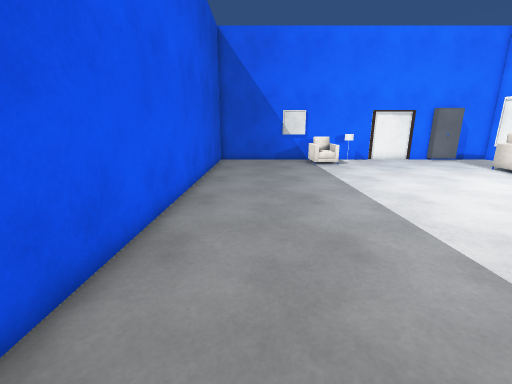
[1] (above)

16 first-person views from a walk through a Unity game level. The camera is 1.3 m above the floor, tilts 14° down and sees 90° across. The floor is counted in squares, 0.5 m on a side. Each view is taken from the middle of a square. On the plan, view 1 faces up. The plan holds only what a view shows up to about 18 squares ahead; the rest is blank. The place goes on beyond the plan. The player character is not drawn. Some surface patterns are stand-ins.

[2]
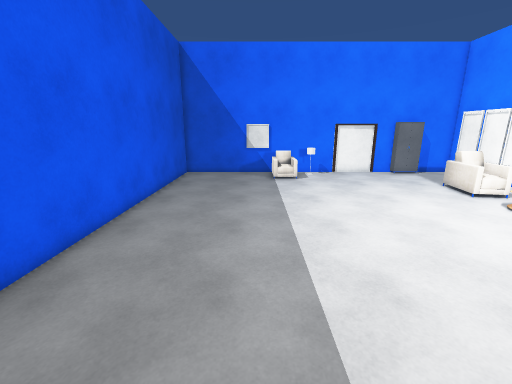

[3]
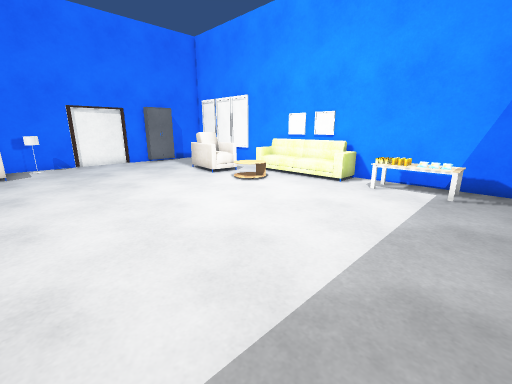

[4]
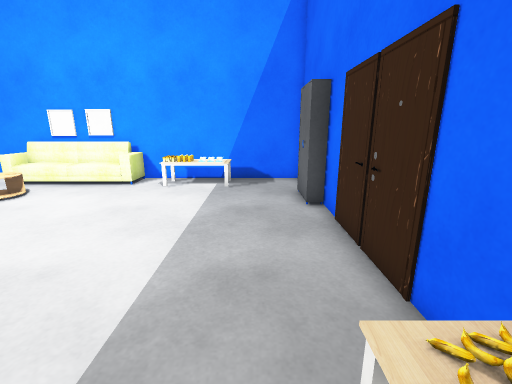

[5]
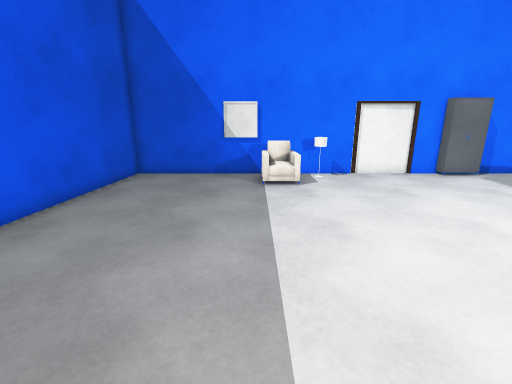

[6]
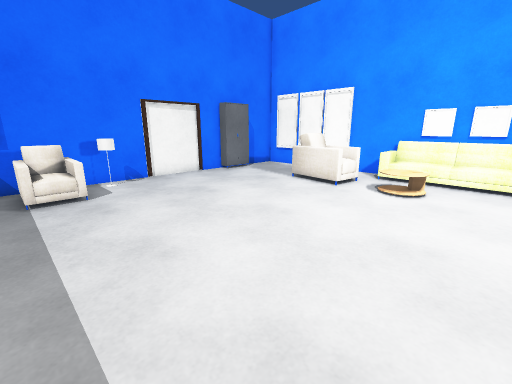

[7]
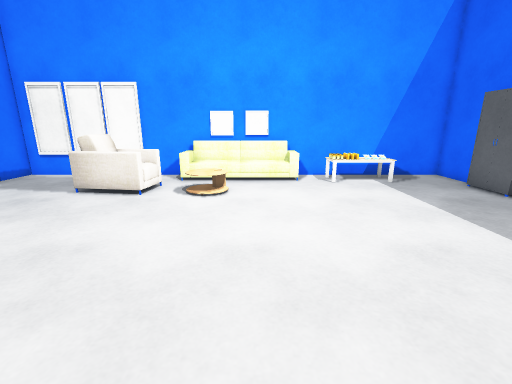

[8]
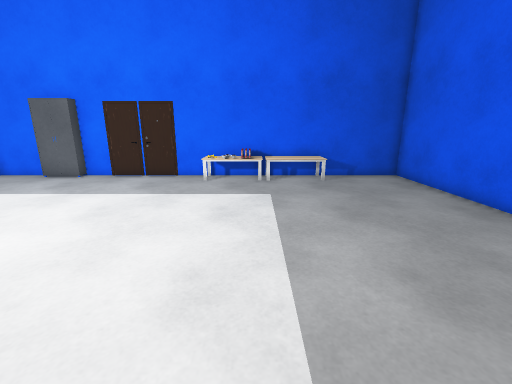

[9]
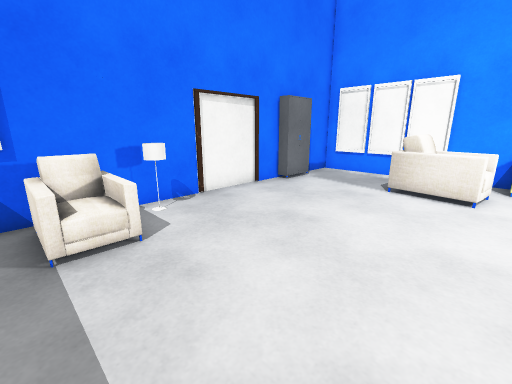

[10]
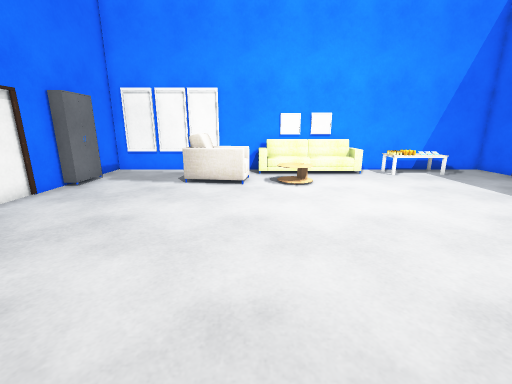

[11]
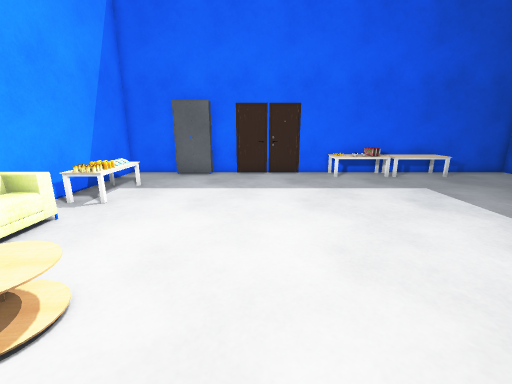

[12]
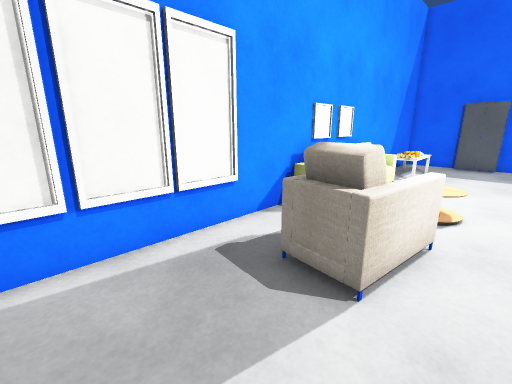

[13]
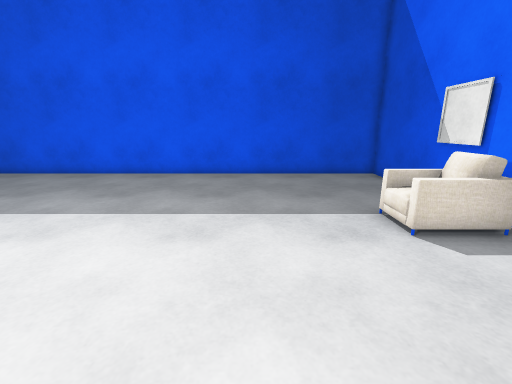

[14]
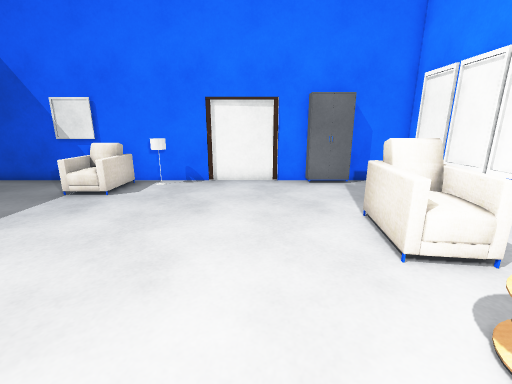

[15]
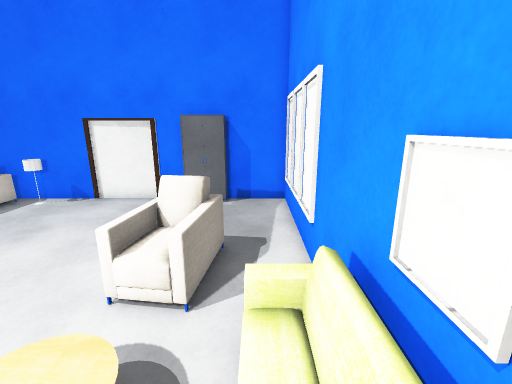

[16]
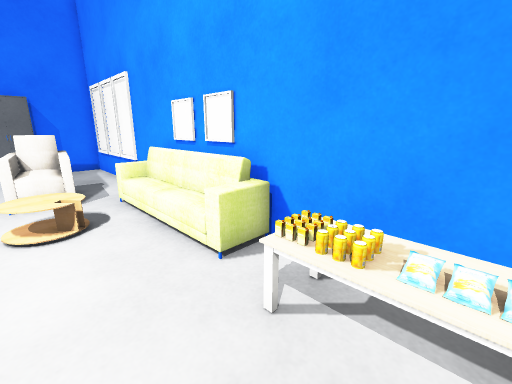

### Floor plan
Points are (right, up) in squares from view 1. A wall is a line through its corners. A room is listed if a view was taken in it or the views show most of it. See-through windows are left out.
Room 1 (views 1, 2, 3, 4, 5, 6, 7, 8, 9, 10, 11, 12, 13, 14, 15, 16)
walls: (8.4, -1.4) (14.5, -1.4); (14.5, 21.9) (-3, 21.9) (-3, -1.4) (6.6, -1.4); (16.6, -1.4) (19.5, -1.4) (19.5, 21.9) (16.5, 21.9)
objects: armchair (4, 19) to (6, 21); table (5, 0) to (6, 0); banana (7, 0); table (8, -1) to (8, 0); armchair (15, 14) to (17, 16); cabinet (15, 21) to (16, 22); table (17, 2) to (19, 5); sofa (18, 7) to (19, 7); sofa (18, 12) to (19, 13)

Where each view was taken, in squares from view 1:
view 1: 0 up, 0 right, facing up
view 2: 0 up, 3 right, facing up
view 3: 1 up, 6 right, facing up-right
view 4: 1 up, 6 right, facing right
view 5: 7 up, 4 right, facing up
view 6: 8 up, 4 right, facing up-right
view 7: 9 up, 5 right, facing right
view 8: 13 up, 5 right, facing down
view 9: 13 up, 4 right, facing up-right
view 10: 13 up, 3 right, facing right
view 11: 14 up, 12 right, facing down
view 12: 20 up, 14 right, facing down-right
view 13: 15 up, 12 right, facing left
view 14: 9 up, 12 right, facing up
view 15: 9 up, 18 right, facing up
view 16: 3 up, 15 right, facing up-right
